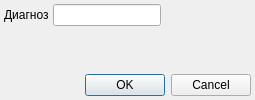
<?xml version="1.0" encoding="UTF-8"?>
<ui version="4.0">
 <class>ReportF30PRRSubsidiarySetupDialog</class>
 <widget class="QDialog" name="ReportF30PRRSubsidiarySetupDialog">
  <property name="geometry">
   <rect>
    <x>0</x>
    <y>0</y>
    <width>255</width>
    <height>100</height>
   </rect>
  </property>
  <property name="windowTitle">
   <string>Dialog</string>
  </property>
  <layout class="QGridLayout" name="gridLayout">
   <property name="margin">
    <number>4</number>
   </property>
   <property name="spacing">
    <number>4</number>
   </property>
   <item row="4" column="0" colspan="5">
    <widget class="QDialogButtonBox" name="buttonBox">
     <property name="orientation">
      <enum>Qt::Horizontal</enum>
     </property>
     <property name="standardButtons">
      <set>QDialogButtonBox::Cancel|QDialogButtonBox::Ok</set>
     </property>
    </widget>
   </item>
   <item row="3" column="3">
    <spacer name="verticalSpacer">
     <property name="orientation">
      <enum>Qt::Vertical</enum>
     </property>
     <property name="sizeHint" stdset="0">
      <size>
       <width>20</width>
       <height>40</height>
      </size>
     </property>
    </spacer>
   </item>
   <item row="1" column="1" colspan="2">
    <widget class="CICDCodeComboBoxEx" name="edtDiagnosis"/>
   </item>
   <item row="1" column="3" colspan="2">
    <spacer name="horizontalSpacer_8">
     <property name="orientation">
      <enum>Qt::Horizontal</enum>
     </property>
     <property name="sizeHint" stdset="0">
      <size>
       <width>40</width>
       <height>20</height>
      </size>
     </property>
    </spacer>
   </item>
   <item row="1" column="0">
    <widget class="QLabel" name="lblDiagnosis">
     <property name="text">
      <string>Диагноз</string>
     </property>
    </widget>
   </item>
  </layout>
 </widget>
 <customwidgets>
  <customwidget>
   <class>CICDCodeComboBoxEx</class>
   <extends>QLineEdit</extends>
   <header>library/ICDCodeEdit.h</header>
  </customwidget>
 </customwidgets>
 <tabstops>
  <tabstop>buttonBox</tabstop>
 </tabstops>
 <resources/>
 <connections>
  <connection>
   <sender>buttonBox</sender>
   <signal>accepted()</signal>
   <receiver>ReportF30PRRSubsidiarySetupDialog</receiver>
   <slot>accept()</slot>
   <hints>
    <hint type="sourcelabel">
     <x>224</x>
     <y>404</y>
    </hint>
    <hint type="destinationlabel">
     <x>157</x>
     <y>274</y>
    </hint>
   </hints>
  </connection>
  <connection>
   <sender>buttonBox</sender>
   <signal>rejected()</signal>
   <receiver>ReportF30PRRSubsidiarySetupDialog</receiver>
   <slot>reject()</slot>
   <hints>
    <hint type="sourcelabel">
     <x>292</x>
     <y>410</y>
    </hint>
    <hint type="destinationlabel">
     <x>286</x>
     <y>274</y>
    </hint>
   </hints>
  </connection>
 </connections>
</ui>
